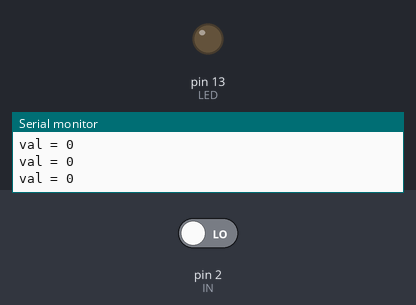
The sketch below on a simulated Arduino Uno, built with avr-gcc and run on an emulated ATmega328P. Shown: output pins drawn as LEDs (lit = HIGH), the last lines printed to the serial monitor. The inputs (shaded band) are chosen by the test bench; at power-on: pin 2 (IN) LOW.

Above: at 1.2 s.
1.3 s: pin 2 (IN) driven HIGH
At 1.6 s:
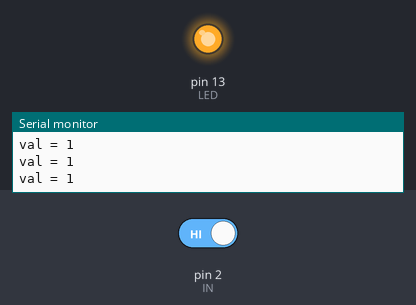
2.8 s: pin 2 (IN) driven LOW
At 4.1 s:
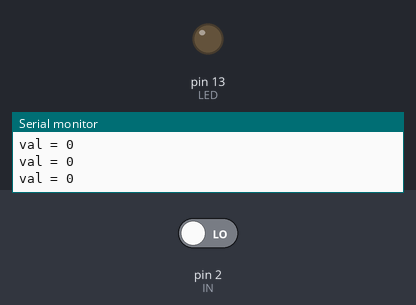
Timing chart, 0 to 5.8 s (numbered marks = the images above; inputs shaded):
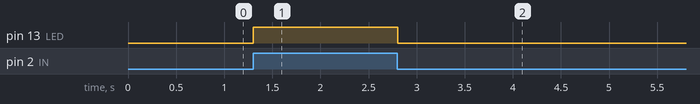

The sketch:

sketch_test_ir.ino
```cpp
#define LED 13
#define IN 2

void setup ()
{
  Serial.begin(9600);
  pinMode(IN, INPUT);
  pinMode(LED, OUTPUT);
}

void loop ()
{
  int val = digitalRead(IN);
  Serial.print("val = ");
  Serial.println(val);

  if (val > 0)
  {
    digitalWrite(LED, HIGH);
  } else {
    digitalWrite(LED, LOW);
  }

  delay(100);
}
```

Measured:
- after the input at 1.3 s, pin 13 (LED): LOW → HIGH at once
- after the input at 2.8 s, pin 13 (LED): HIGH → LOW at once
